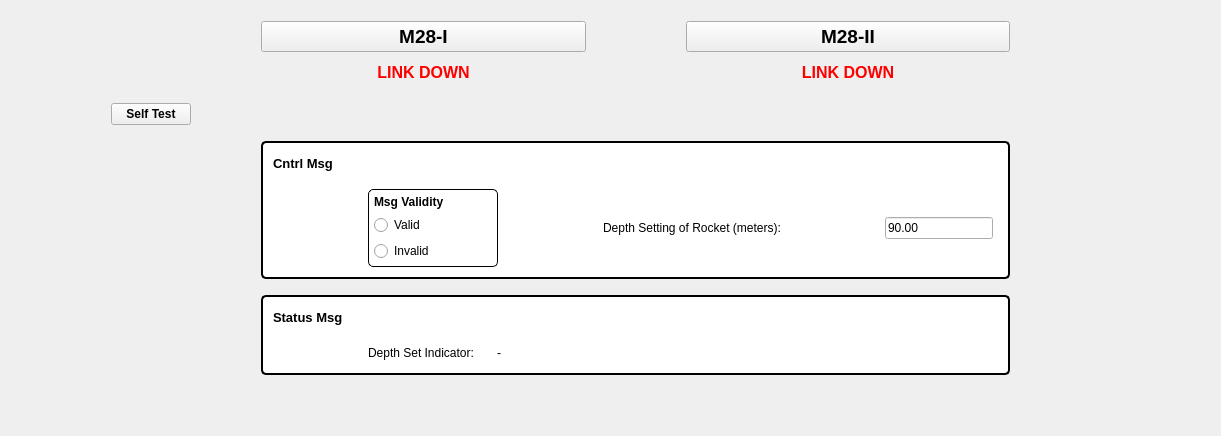
     <widget class="QWidget" name="tab_3">
      <attribute name="title">
       <string>28M</string>
      </attribute>
      <layout class="QVBoxLayout" name="verticalLayout_19">
       <item>
        <layout class="QVBoxLayout" name="verticalLayout_18">
         <property name="leftMargin">
          <number>100</number>
         </property>
         <property name="topMargin">
          <number>5</number>
         </property>
         <property name="bottomMargin">
          <number>5</number>
         </property>
         <item>
          <layout class="QHBoxLayout" name="horizontalLayout_33">
           <property name="spacing">
            <number>100</number>
           </property>
           <property name="leftMargin">
            <number>150</number>
           </property>
           <property name="topMargin">
            <number>5</number>
           </property>
           <property name="rightMargin">
            <number>200</number>
           </property>
           <property name="bottomMargin">
            <number>0</number>
           </property>
           <item>
            <widget class="QPushButton" name="pushButton_7">
             <property name="font">
              <font>
               <pointsize>14</pointsize>
               <weight>75</weight>
               <bold>true</bold>
              </font>
             </property>
             <property name="text">
              <string>M28-I</string>
             </property>
            </widget>
           </item>
           <item>
            <widget class="QPushButton" name="pushButton_6">
             <property name="font">
              <font>
               <pointsize>14</pointsize>
               <weight>75</weight>
               <bold>true</bold>
              </font>
             </property>
             <property name="text">
              <string>M28-II</string>
             </property>
            </widget>
           </item>
          </layout>
         </item>
         <item>
          <layout class="QHBoxLayout" name="horizontalLayout_34">
           <property name="spacing">
            <number>100</number>
           </property>
           <property name="leftMargin">
            <number>150</number>
           </property>
           <property name="topMargin">
            <number>0</number>
           </property>
           <property name="rightMargin">
            <number>200</number>
           </property>
           <property name="bottomMargin">
            <number>5</number>
           </property>
           <item>
            <layout class="QVBoxLayout" name="verticalLayout_21">
             <property name="leftMargin">
              <number>5</number>
             </property>
             <property name="topMargin">
              <number>5</number>
             </property>
             <property name="rightMargin">
              <number>5</number>
             </property>
             <property name="bottomMargin">
              <number>5</number>
             </property>
             <item>
              <widget class="QLabel" name="label_32">
               <property name="font">
                <font>
                 <pointsize>12</pointsize>
                 <weight>75</weight>
                 <bold>true</bold>
                </font>
               </property>
               <property name="styleSheet">
                <string notr="true">color: red;</string>
               </property>
               <property name="text">
                <string>LINK DOWN</string>
               </property>
               <property name="alignment">
                <set>Qt::AlignCenter</set>
               </property>
              </widget>
             </item>
            </layout>
           </item>
           <item>
            <layout class="QVBoxLayout" name="verticalLayout_22">
             <property name="leftMargin">
              <number>5</number>
             </property>
             <property name="topMargin">
              <number>5</number>
             </property>
             <property name="rightMargin">
              <number>5</number>
             </property>
             <property name="bottomMargin">
              <number>5</number>
             </property>
             <item>
              <widget class="QLabel" name="label_33">
               <property name="font">
                <font>
                 <pointsize>12</pointsize>
                 <weight>75</weight>
                 <bold>true</bold>
                </font>
               </property>
               <property name="styleSheet">
                <string notr="true">color: red;</string>
               </property>
               <property name="text">
                <string>LINK DOWN</string>
               </property>
               <property name="alignment">
                <set>Qt::AlignCenter</set>
               </property>
              </widget>
             </item>
            </layout>
           </item>
          </layout>
         </item>
         <item>
          <layout class="QHBoxLayout" name="horizontalLayout_35">
           <property name="leftMargin">
            <number>0</number>
           </property>
           <property name="topMargin">
            <number>5</number>
           </property>
           <property name="bottomMargin">
            <number>5</number>
           </property>
           <item>
            <widget class="QPushButton" name="pushButton_8">
             <property name="font">
              <font>
               <weight>75</weight>
               <bold>true</bold>
              </font>
             </property>
             <property name="text">
              <string>Self Test</string>
             </property>
            </widget>
           </item>
           <item>
            <spacer name="horizontalSpacer_11">
             <property name="orientation">
              <enum>Qt::Horizontal</enum>
             </property>
             <property name="sizeHint" stdset="0">
              <size>
               <width>40</width>
               <height>20</height>
              </size>
             </property>
            </spacer>
           </item>
          </layout>
         </item>
         <item>
          <layout class="QHBoxLayout" name="horizontalLayout_37">
           <property name="leftMargin">
            <number>150</number>
           </property>
           <property name="topMargin">
            <number>5</number>
           </property>
           <property name="rightMargin">
            <number>200</number>
           </property>
           <property name="bottomMargin">
            <number>5</number>
           </property>
           <item>
            <widget class="QFrame" name="M28_Cntrl_Msg">
             <property name="styleSheet">
              <string notr="true">#M28_Cntrl_Msg { 
border: 2px solid black; 
border-radius: 5px; 
background-color: white; 
}</string>
             </property>
             <layout class="QGridLayout" name="gridLayout_5">
              <property name="leftMargin">
               <number>5</number>
              </property>
              <property name="topMargin">
               <number>5</number>
              </property>
              <property name="rightMargin">
               <number>5</number>
              </property>
              <property name="bottomMargin">
               <number>5</number>
              </property>
              <item row="0" column="0">
               <layout class="QHBoxLayout" name="horizontalLayout_38">
                <property name="leftMargin">
                 <number>5</number>
                </property>
                <property name="topMargin">
                 <number>5</number>
                </property>
                <property name="rightMargin">
                 <number>5</number>
                </property>
                <property name="bottomMargin">
                 <number>5</number>
                </property>
                <item>
                 <widget class="QLabel" name="label_34">
                  <property name="font">
                   <font>
                    <pointsize>10</pointsize>
                    <weight>75</weight>
                    <bold>true</bold>
                   </font>
                  </property>
                  <property name="text">
                   <string>Cntrl Msg</string>
                  </property>
                 </widget>
                </item>
                <item>
                 <spacer name="horizontalSpacer_12">
                  <property name="orientation">
                   <enum>Qt::Horizontal</enum>
                  </property>
                  <property name="sizeHint" stdset="0">
                   <size>
                    <width>40</width>
                    <height>20</height>
                   </size>
                  </property>
                 </spacer>
                </item>
               </layout>
              </item>
              <item row="1" column="0">
               <layout class="QHBoxLayout" name="horizontalLayout_41">
                <property name="spacing">
                 <number>100</number>
                </property>
                <property name="leftMargin">
                 <number>100</number>
                </property>
                <property name="topMargin">
                 <number>5</number>
                </property>
                <property name="rightMargin">
                 <number>5</number>
                </property>
                <property name="bottomMargin">
                 <number>5</number>
                </property>
                <item>
                 <widget class="QFrame" name="M28_Msg_Validity">
                  <property name="styleSheet">
                   <string notr="true">#M28_Msg_Validity { 
border: 1px solid black; 
border-radius: 5px; 
background-color: white; 
}</string>
                  </property>
                  <layout class="QVBoxLayout" name="verticalLayout_26">
                   <property name="leftMargin">
                    <number>5</number>
                   </property>
                   <property name="topMargin">
                    <number>5</number>
                   </property>
                   <property name="rightMargin">
                    <number>5</number>
                   </property>
                   <property name="bottomMargin">
                    <number>5</number>
                   </property>
                   <item>
                    <widget class="QLabel" name="label_35">
                     <property name="font">
                      <font>
                       <weight>75</weight>
                       <bold>true</bold>
                      </font>
                     </property>
                     <property name="text">
                      <string>Msg Validity</string>
                     </property>
                    </widget>
                   </item>
                   <item>
                    <widget class="QRadioButton" name="radioButton_11">
                     <property name="text">
                      <string>Valid                    </string>
                     </property>
                    </widget>
                   </item>
                   <item>
                    <widget class="QRadioButton" name="radioButton_12">
                     <property name="text">
                      <string>Invalid</string>
                     </property>
                    </widget>
                   </item>
                  </layout>
                 </widget>
                </item>
                <item>
                 <layout class="QHBoxLayout" name="horizontalLayout_42">
                  <property name="leftMargin">
                   <number>5</number>
                  </property>
                  <property name="topMargin">
                   <number>5</number>
                  </property>
                  <property name="rightMargin">
                   <number>5</number>
                  </property>
                  <property name="bottomMargin">
                   <number>5</number>
                  </property>
                  <item>
                   <widget class="QLabel" name="label_39">
                    <property name="text">
                     <string>Depth Setting of Rocket (meters): </string>
                    </property>
                   </widget>
                  </item>
                  <item>
                   <widget class="QLineEdit" name="lineEdit_5">
                    <property name="text">
                     <string>90.00</string>
                    </property>
                   </widget>
                  </item>
                 </layout>
                </item>
               </layout>
              </item>
             </layout>
            </widget>
           </item>
          </layout>
         </item>
         <item>
          <layout class="QHBoxLayout" name="horizontalLayout_36">
           <property name="leftMargin">
            <number>150</number>
           </property>
           <property name="topMargin">
            <number>5</number>
           </property>
           <property name="rightMargin">
            <number>200</number>
           </property>
           <property name="bottomMargin">
            <number>5</number>
           </property>
           <item>
            <widget class="QFrame" name="M28_Status_Msg">
             <property name="styleSheet">
              <string notr="true">#M28_Status_Msg { 
border: 2px solid black; 
border-radius: 5px; 
background-color: white; 
}</string>
             </property>
             <layout class="QVBoxLayout" name="verticalLayout_25">
              <property name="leftMargin">
               <number>5</number>
              </property>
              <property name="topMargin">
               <number>5</number>
              </property>
              <property name="rightMargin">
               <number>5</number>
              </property>
              <property name="bottomMargin">
               <number>5</number>
              </property>
              <item>
               <layout class="QHBoxLayout" name="horizontalLayout_39">
                <property name="leftMargin">
                 <number>5</number>
                </property>
                <property name="topMargin">
                 <number>5</number>
                </property>
                <property name="rightMargin">
                 <number>5</number>
                </property>
                <property name="bottomMargin">
                 <number>5</number>
                </property>
                <item>
                 <widget class="QLabel" name="label_36">
                  <property name="font">
                   <font>
                    <pointsize>10</pointsize>
                    <weight>75</weight>
                    <bold>true</bold>
                   </font>
                  </property>
                  <property name="text">
                   <string>Status Msg</string>
                  </property>
                 </widget>
                </item>
                <item>
                 <spacer name="horizontalSpacer_13">
                  <property name="orientation">
                   <enum>Qt::Horizontal</enum>
                  </property>
                  <property name="sizeHint" stdset="0">
                   <size>
                    <width>40</width>
                    <height>20</height>
                   </size>
                  </property>
                 </spacer>
                </item>
               </layout>
              </item>
              <item>
               <layout class="QHBoxLayout" name="horizontalLayout_40">
                <property name="leftMargin">
                 <number>100</number>
                </property>
                <property name="topMargin">
                 <number>5</number>
                </property>
                <property name="rightMargin">
                 <number>5</number>
                </property>
                <property name="bottomMargin">
                 <number>5</number>
                </property>
                <item>
                 <widget class="QLabel" name="label_37">
                  <property name="text">
                   <string>Depth Set Indicator:     </string>
                  </property>
                 </widget>
                </item>
                <item>
                 <widget class="QLabel" name="label_38">
                  <property name="text">
                   <string>-                               </string>
                  </property>
                 </widget>
                </item>
                <item>
                 <spacer name="horizontalSpacer_14">
                  <property name="orientation">
                   <enum>Qt::Horizontal</enum>
                  </property>
                  <property name="sizeHint" stdset="0">
                   <size>
                    <width>40</width>
                    <height>20</height>
                   </size>
                  </property>
                 </spacer>
                </item>
               </layout>
              </item>
             </layout>
            </widget>
           </item>
          </layout>
         </item>
         <item>
          <spacer name="verticalSpacer_5">
           <property name="orientation">
            <enum>Qt::Vertical</enum>
           </property>
           <property name="sizeHint" stdset="0">
            <size>
             <width>20</width>
             <height>40</height>
            </size>
           </property>
          </spacer>
         </item>
        </layout>
       </item>
      </layout>
     </widget>
